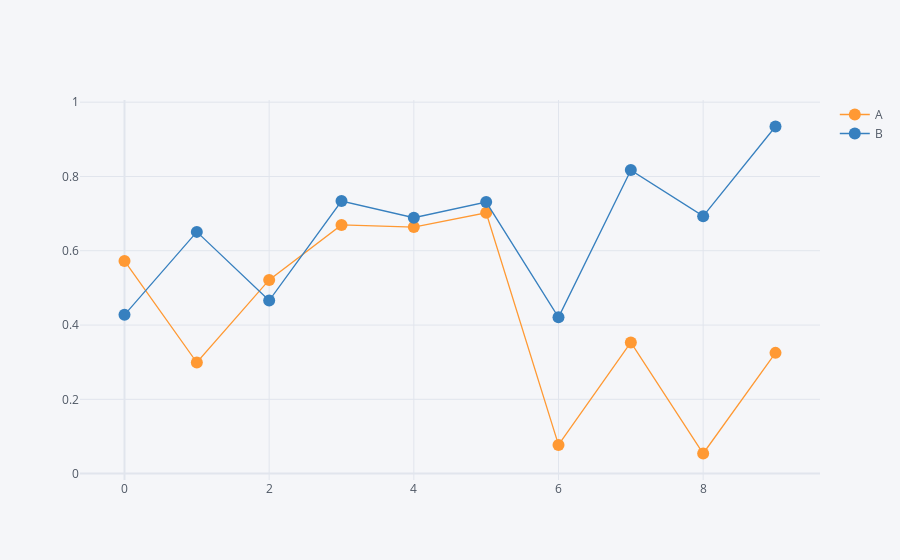

Write notebook code for a chart like this one.
### Markdown cell above
### 그래프 모양 변경하기

### Code cell
df.iplot(kind='scatter', mode='lines+markers')

### Figure 1 — Plotly figure (JSON) as saved in the notebook; plotly's stock layout.template omitted (floating-point values rounded to 4 significant figures)
{"data": [{"line": {"color": "rgba(255, 153, 51, 1.0)", "dash": "solid", "shape": "linear", "width": 1.3}, "marker": {"size": 12, "symbol": "circle"}, "mode": "lines+markers", "name": "A", "text": "", "type": "scatter", "x": [0, 1, 2, 3, 4, 5, 6, 7, 8, 9], "y": [0.5727, 0.2991, 0.5216, 0.6696, 0.6639, 0.702, 0.07723, 0.3532, 0.05416, 0.3251]}, {"line": {"color": "rgba(55, 128, 191, 1.0)", "dash": "solid", "shape": "linear", "width": 1.3}, "marker": {"size": 12, "symbol": "circle"}, "mode": "lines+markers", "name": "B", "text": "", "type": "scatter", "x": [0, 1, 2, 3, 4, 5, 6, 7, 8, 9], "y": [0.4275, 0.6508, 0.466, 0.7338, 0.6888, 0.7311, 0.4207, 0.8172, 0.6932, 0.9345]}], "layout": {"legend": {"bgcolor": "#F5F6F9", "font": {"color": "#4D5663"}}, "paper_bgcolor": "#F5F6F9", "plot_bgcolor": "#F5F6F9", "title": {"font": {"color": "#4D5663"}}, "xaxis": {"gridcolor": "#E1E5ED", "showgrid": true, "tickfont": {"color": "#4D5663"}, "title": {"font": {"color": "#4D5663"}, "text": ""}, "zerolinecolor": "#E1E5ED"}, "yaxis": {"gridcolor": "#E1E5ED", "showgrid": true, "tickfont": {"color": "#4D5663"}, "title": {"font": {"color": "#4D5663"}, "text": ""}, "zerolinecolor": "#E1E5ED"}}}
